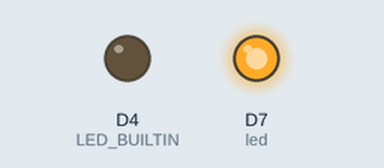
This sketch was run on a simulated ESP8266 (NodeMCU). Parts: output pins drawn as LEDs (lit = HIGH, except the on-board LED, lit = LOW). A WiFi scan finds three made-up networks; what the sketch prints to the serial monitor is not drawn.

Above: at 0.1 s.
At 2.1 s:
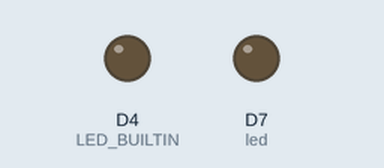
Timing chart, 0 to 3.6 s (numbered marks = the images above):
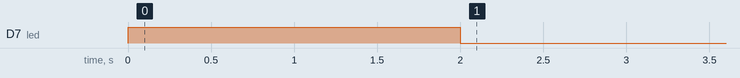

The sketch:

Codigo_Distanciamento_Social.ino
```cpp
//Projeto feito para detectar se as pessoas estao muito proximas umas das outras nesse momento de pandemia do COVID-19
//Código para Nodemcu com Esp8266
//Feito por: André Oliveira Cunha
//3° Periodo de Engenharia de Computacao - UFES


#include "ESP8266WiFi.h"
#define apito D5
#define led D7

int estado = 0;
float seno;
int frequencia;

void setup() {
  Serial.begin(115200);
  WiFi.mode(WIFI_STA);
  WiFi.disconnect();
  pinMode(led, OUTPUT);

//inicializa o esp8266 como access point
  boolean result = WiFi.softAP("COVID19", "12345678");
  if(result == true){
    Serial.println("Tudo pronto!");
  }
  else{
    Serial.println("Falhou!");
    while(1){
      digitalWrite(led, HIGH);
      delay(300);
      digitalWrite(led, LOW);
      delay(300);
    }
  }

  pinMode(LED_BUILTIN, OUTPUT);
  digitalWrite(LED_BUILTIN, HIGH);

  digitalWrite(led, HIGH);
  delay(2000);
  digitalWrite(led, LOW);
}

void loop() {
  estado = 0;

  // WiFi.scanNetworks retorna o numero de redes wifi encontradas
  int n = WiFi.scanNetworks();

  if (n == 0) {
    Serial.println("Nenhum wifi encontrado");
  } else {
    Serial.print(n);
    Serial.println(" redes encontradas");
    for (int i = 0; i < n; ++i) {
      //verifica se a rede tem o nome "COVID19"
      if(WiFi.SSID(i) == "COVID19"){
        Serial.print(i + 1);
        Serial.print(") ");
        Serial.print(WiFi.SSID(i));// SSID
        Serial.print(WiFi.RSSI(i));//Potencia do sinal em dBm
        Serial.println("dBm");

        if(WiFi.RSSI(i) >= -20){
          estado = 1;
        }
      }
    }
    Serial.println("");
  }
  alertaDeProximidade(estado);
}

void alertaDeProximidade(int estado){
  if(estado == 1){
      digitalWrite(led, HIGH);

      //repeticao para gerar o apito no buzzer
      for(int x=0;x<180;x++){
        //converte graus para radiando e depois obtém o valor do seno
        seno=(sin(x*3.1416/180));
        //gera uma frequência a partir do valor do seno
        frequencia = 2000+(int(seno*1000));
        tone(apito,frequencia);
        delay(2);
      }
      delay(50);
    }
    else{
      digitalWrite(led, LOW);
      digitalWrite(apito, LOW);
    }
}
```
